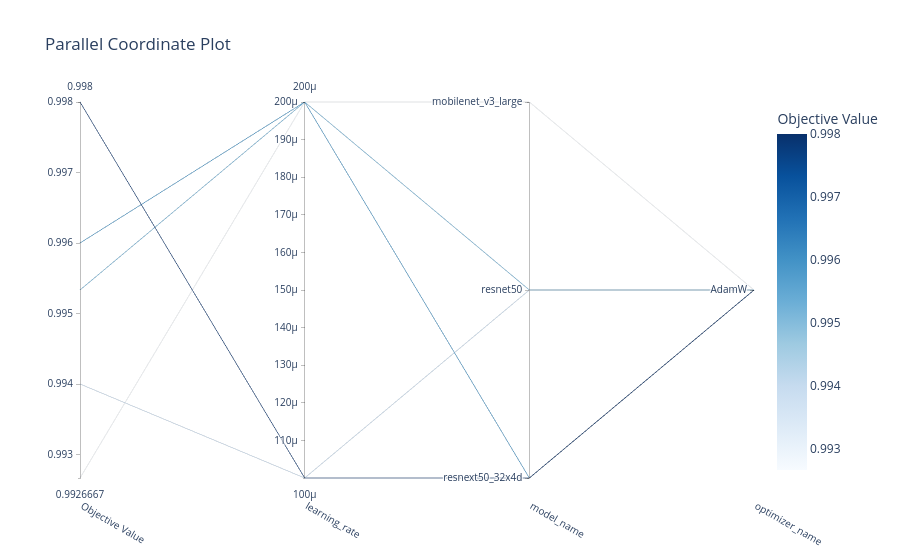

Notebook cell for this chart:
### Markdown cell above
#### Visualization of high-dimensional hyperparameter relations (Визуализация высокоразмерных отношений гиперпараметров)

### Code cell
plot_parallel_coordinate(study, params=["model_name", "learning_rate", "optimizer_name"])

### Figure 1 — Plotly figure (JSON) as saved in the notebook; plotly's stock layout.template omitted (floating-point values rounded to 4 significant figures)
{"data": [{"dimensions": [{"label": "Objective Value", "range": [0.9927, 0.998], "values": [0.996, 0.994, 0.998, 0.9927, 0.9953]}, {"label": "learning_rate", "range": [0.0001, 0.0002], "values": [0.0002, 0.0001, 0.0001, 0.0002, 0.0002]}, {"label": "model_name", "range": [0, 2], "ticktext": ["resnext50_32x4d", "resnet50", "mobilenet_v3_large"], "tickvals": [0, 1, 2], "values": [0, 1, 0, 2, 1]}, {"label": "optimizer_name", "range": [0, 0], "ticktext": ["AdamW"], "tickvals": [0], "values": [0, 0, 0, 0, 0]}], "labelangle": 30, "labelside": "bottom", "line": {"color": [0.996, 0.994, 0.998, 0.9927, 0.9953], "colorbar": {"title": {"text": "Objective Value"}}, "colorscale": [[0, "rgb(247,251,255)"], [0.125, "rgb(222,235,247)"], [0.25, "rgb(198,219,239)"], [0.375, "rgb(158,202,225)"], [0.5, "rgb(107,174,214)"], [0.625, "rgb(66,146,198)"], [0.75, "rgb(33,113,181)"], [0.875, "rgb(8,81,156)"], [1, "rgb(8,48,107)"]], "reversescale": false, "showscale": true}, "type": "parcoords"}], "layout": {"autosize": true, "title": {"text": "Parallel Coordinate Plot"}}}
